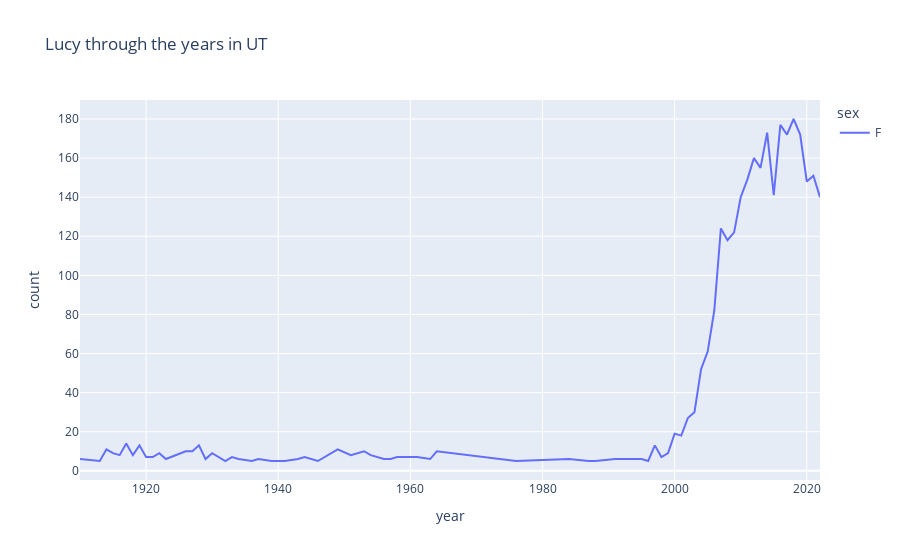

Write notebook code for a chart like this one.
### Code cell
brandon = state_names[(state_names["name"] == "Brandon") & (state_names["state"] == "UT")]
rachael = state_names[(state_names["name"] == "Rachael") & (state_names["state"] == "UT")]
lucy = state_names[(state_names["name"] == "Lucy") & (state_names["state"] == "UT")]

# px.line(brandon, x="year", y="count", color="sex", title="Brandon through the years in UT", hover_data="state")
# px.line(rachael, x="year", y="count", color="sex", title="Rachael through the years in UT", hover_data="state")
px.line(lucy, x="year", y="count", color="sex", title="Lucy through the years in UT", hover_data="state")

### Figure 1 — Plotly figure (JSON) as saved in the notebook; plotly's stock layout.template omitted (floating-point values rounded to 4 significant figures)
{"data": [{"customdata": [["UT"], ["UT"], ["UT"], ["UT"], ["UT"], ["UT"], ["UT"], ["UT"], ["UT"], ["UT"], ["UT"], ["UT"], ["UT"], ["UT"], ["UT"], ["UT"], ["UT"], ["UT"], ["UT"], ["UT"], ["UT"], ["UT"], ["UT"], ["UT"], ["UT"], ["UT"], ["UT"], ["UT"], ["UT"], ["UT"], ["UT"], ["UT"], ["UT"], ["UT"], ["UT"], ["UT"], ["UT"], ["UT"], ["UT"], ["UT"], ["UT"], ["UT"], ["UT"], ["UT"], ["UT"], ["UT"], ["UT"], ["UT"], ["UT"], ["UT"], ["UT"], ["UT"], ["UT"], ["UT"], ["UT"], ["UT"], ["UT"], ["UT"], ["UT"], ["UT"], ["UT"], ["UT"], ["UT"], ["UT"], ["UT"], ["UT"], ["UT"], ["UT"], ["UT"], ["UT"], ["UT"], ["UT"], ["UT"]], "hovertemplate": "sex=F<br>year=%{x}<br>count=%{y}<br>state=%{customdata[0]}<extra></extra>", "legendgroup": "F", "line": {"color": "#636efa", "dash": "solid"}, "marker": {"symbol": "circle"}, "mode": "lines", "name": "F", "orientation": "v", "showlegend": true, "type": "scatter", "x": [1910, 1913, 1914, 1915, 1916, 1917, 1918, 1919, 1920, 1921, 1922, 1923, 1926, 1927, 1928, 1929, 1930, 1932, 1933, 1934, 1936, 1937, 1939, 1941, 1943, 1944, 1946, 1949, 1951, 1953, 1954, 1956, 1957, 1958, 1959, 1960, 1961, 1963, 1964, 1976, 1983, 1984, 1987, 1988, 1991, 1995, 1996, 1997, 1998, 1999, 2000, 2001, 2002, 2003, 2004, 2005, 2006, 2007, 2008, 2009, 2010, 2011, 2012, 2013, 2014, 2015, 2016, 2017, 2018, 2019, 2020, 2021, 2022], "xaxis": "x", "y": [6, 5, 11, 9, 8, 14, 8, 13, 7, 7, 9, 6, 10, 10, 13, 6, 9, 5, 7, 6, 5, 6, 5, 5, 6, 7, 5, 11, 8, 10, 8, 6, 6, 7, 7, 7, 7, 6, 10, 5, 6, 6, 5, 5, 6, 6, 5, 13, 7, 9, 19, 18, 27, 30, 52, 61, 82, 124, 118, 122, 140, 149, 160, 155, 173, 141, 177, 172, 180, 172, 148, 151, 140], "yaxis": "y"}], "layout": {"legend": {"title": {"text": "sex"}, "tracegroupgap": 0}, "title": {"text": "Lucy through the years in UT"}, "xaxis": {"anchor": "y", "domain": [0, 1], "title": {"text": "year"}}, "yaxis": {"anchor": "x", "domain": [0, 1], "title": {"text": "count"}}}}
